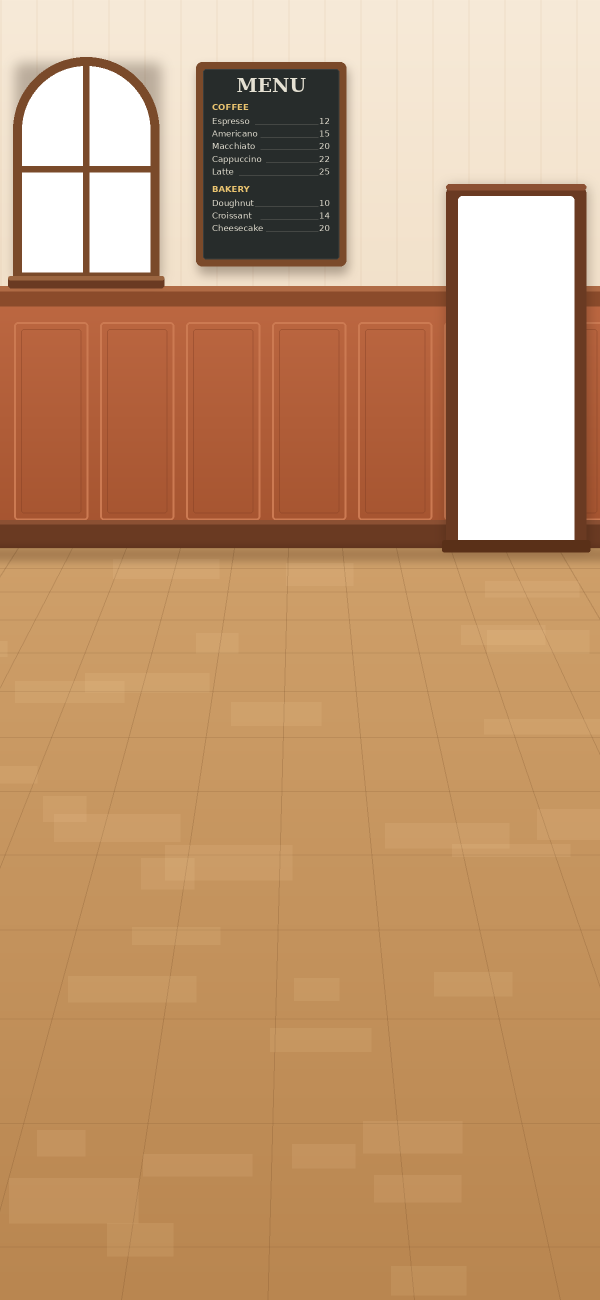
#> input picture assets/scene/wall.png, 1200 x 2600 px, found by its file name (shown at 1/2 size)
$ python preview_scene.py
#> lines starting #> are read from the running program, lines starting #| are printed output that depends on the picture
from PIL import Image, ImageDraw
d='/home/claude/work/brewtopia/assets/scene/'
wall=Image.open(d+'wall.png'); cnt=Image.open(d+'counter.png'); door=Image.open(d+'door.png')
#> further down, wall is the input picture: PIL image 1200x2600 RGBA; mean R, G, B, A 182.5, 135.3, 93.3, 234.5
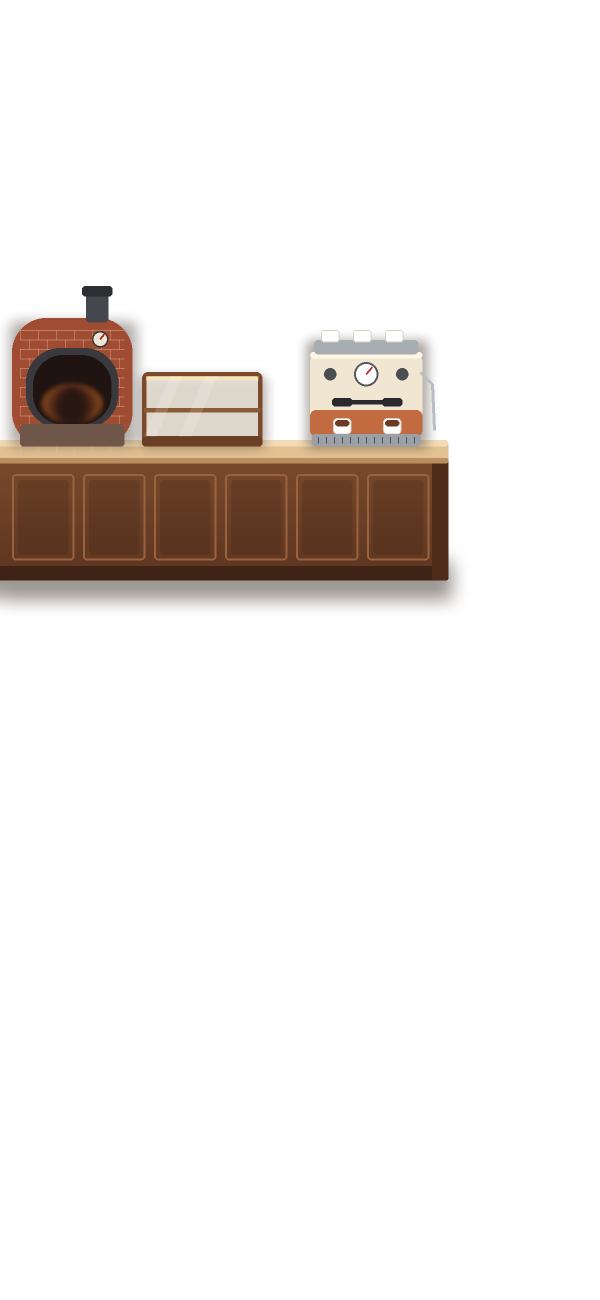
#> input picture assets/scene/counter.png, 1200 x 2600 px, found by its file name (shown at 1/2 size)
#> further down, cnt is the input picture: PIL image 1200x2600 RGBA; mean R, G, B, A 17.4, 12.4, 9.2, 33
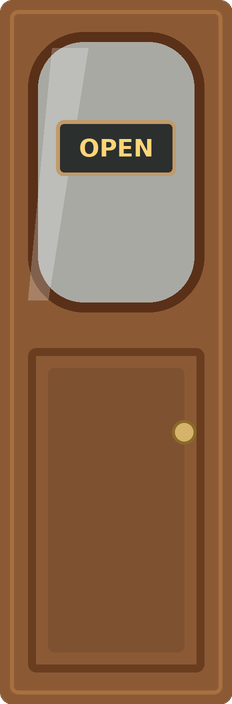
#> input picture assets/scene/door.png, 232 x 704 px, found by its file name
#> further down, door is the input picture: PIL image 232x704 RGBA; mean R, G, B, A 138.3, 102.1, 73.1, 254.8
sky=Image.new('RGBA',wall.size); sd=ImageDraw.Draw(sky)
#> after `sky = Image.new('RGBA', wall.size)`: sky: PIL image 1200x2600 RGBA; every value is 0
for y in range(wall.height):
    t=min(1,y/700); sd.line([0,y,wall.width,y],fill=(int(120+100*t),int(190+50*t),int(240+10*t),255))
sky.alpha_composite(wall); sky.alpha_composite(cnt); sky.alpha_composite(door,(int(458*2),int(196*2)))
#> after `sky.alpha_composite(wall)`:
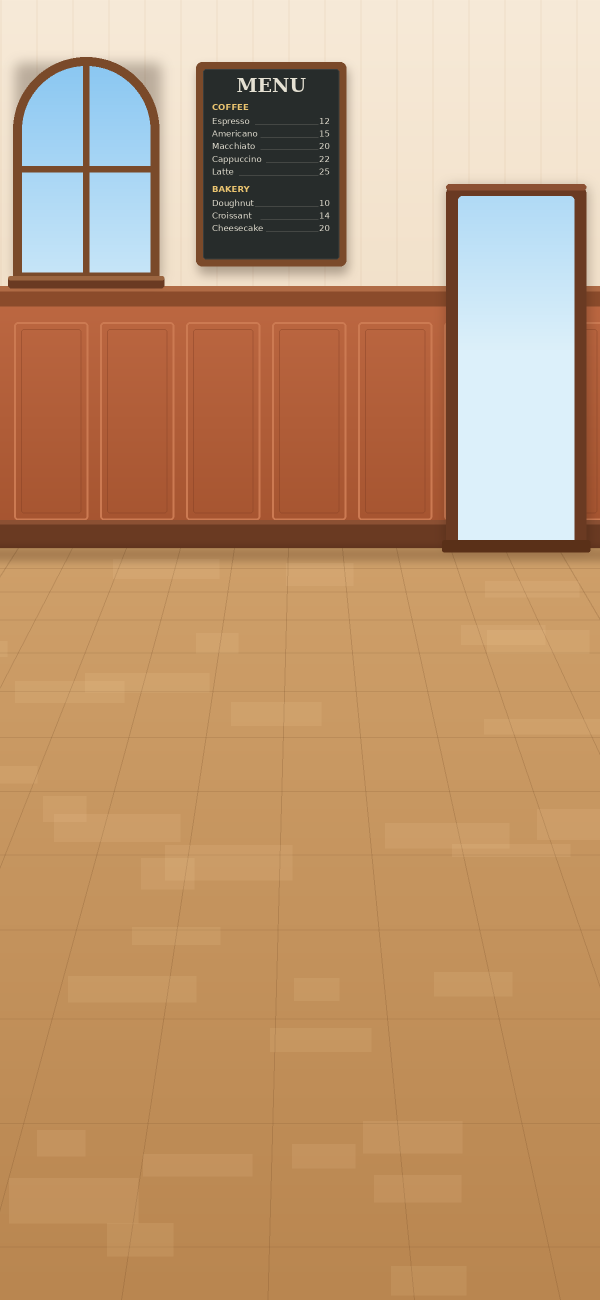
#> sky: PIL image 1200x2600 RGBA (shown at 1/2 size); mean R, G, B, A 189.2, 148.5, 110.2, 255
#> after `sky.alpha_composite(cnt)`:
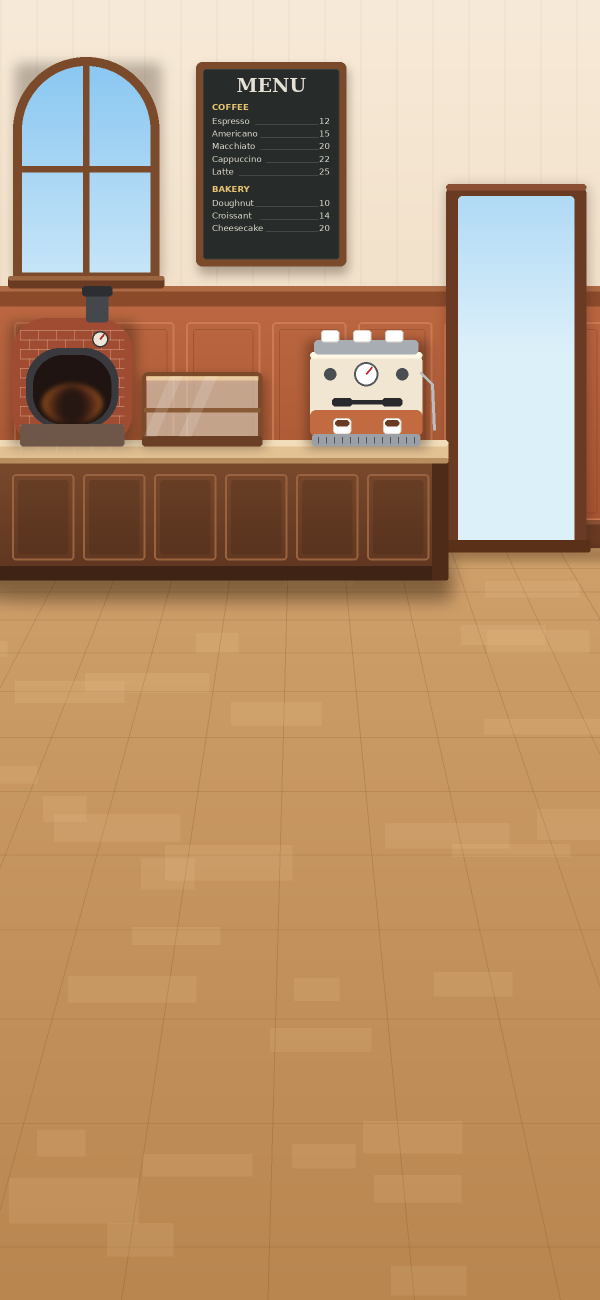
#> sky: PIL image 1200x2600 RGBA (shown at 1/2 size); mean R, G, B, A 183.1, 147.1, 110.9, 255
#> after `sky.alpha_composite(door, (int(458 * 2), int(196 * 2)))`:
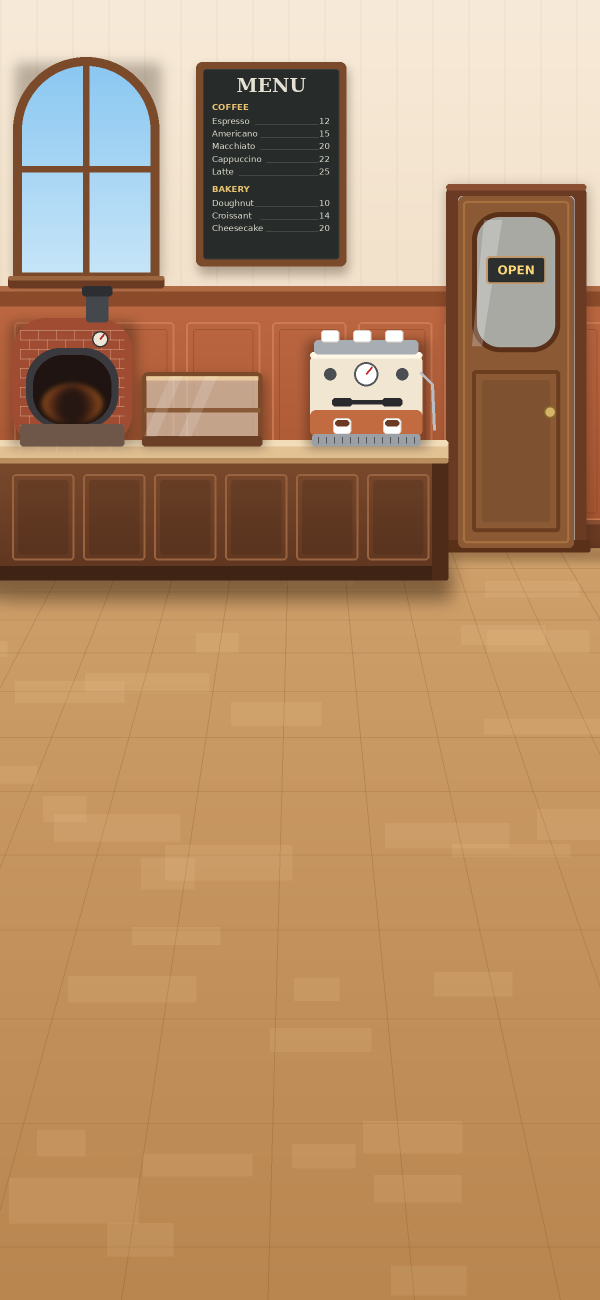
#> sky: PIL image 1200x2600 RGBA (shown at 1/2 size); mean R, G, B, A 179.5, 140.4, 102, 255
def paste(n,x,y):
#> (the run stopped early here; a loop or call above may not have finished)
